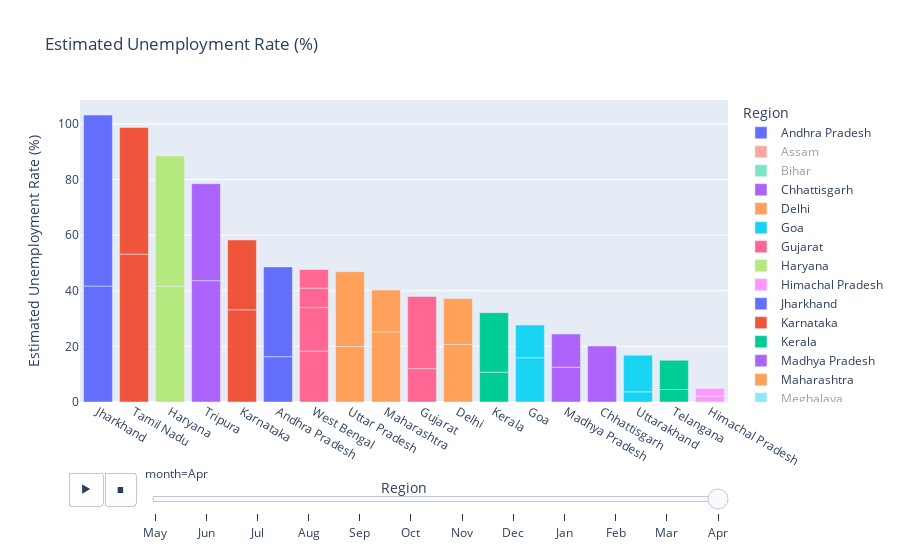

Write notebook code for a chart like this one.
### Code cell
fig.update_layout(xaxis = {"categoryorder":"total descending"})
fig.layout.updatemenus[0].buttons[0].args[1]["frame"]["duration"]=2000
fig.show()

### Figure 1 — Plotly figure (JSON) as saved in the notebook; plotly's stock layout.template omitted (floating-point values rounded to 4 significant figures)
{"data": [{"alignmentgroup": "True", "hovertemplate": "Region=%{x}<br>month=Apr<br>\tEstimated Unemployment Rate (%)=%{y}<extra></extra>", "legendgroup": "Andhra Pradesh", "marker": {"color": "#636efa", "pattern": {"shape": ""}}, "name": "Andhra Pradesh", "offsetgroup": "Andhra Pradesh", "orientation": "v", "showlegend": true, "textposition": "auto", "type": "bar", "visible": true, "x": ["Andhra Pradesh", "Andhra Pradesh"], "xaxis": "x", "y": [16.29, 32.3], "yaxis": "y"}, {"alignmentgroup": "True", "hovertemplate": "Region=%{x}<br>month=Apr<br>\tEstimated Unemployment Rate (%)=%{y}<extra></extra>", "legendgroup": "Assam", "marker": {"color": "#EF553B", "pattern": {"shape": ""}}, "name": "Assam", "offsetgroup": "Assam", "orientation": "v", "showlegend": true, "textposition": "auto", "type": "bar", "visible": "legendonly", "x": ["Assam"], "xaxis": "x", "y": [8.37], "yaxis": "y"}, {"alignmentgroup": "True", "hovertemplate": "Region=%{x}<br>month=Apr<br>\tEstimated Unemployment Rate (%)=%{y}<extra></extra>", "legendgroup": "Bihar", "marker": {"color": "#00cc96", "pattern": {"shape": ""}}, "name": "Bihar", "offsetgroup": "Bihar", "orientation": "v", "showlegend": true, "textposition": "auto", "type": "bar", "visible": "legendonly", "x": ["Bihar", "Bihar"], "xaxis": "x", "y": [45.09, 58.77], "yaxis": "y"}, {"alignmentgroup": "True", "hovertemplate": "Region=%{x}<br>month=Apr<br>\tEstimated Unemployment Rate (%)=%{y}<extra></extra>", "legendgroup": "Chhattisgarh", "marker": {"color": "#ab63fa", "pattern": {"shape": ""}}, "name": "Chhattisgarh", "offsetgroup": "Chhattisgarh", "orientation": "v", "showlegend": true, "textposition": "auto", "type": "bar", "x": ["Chhattisgarh", "Chhattisgarh"], "xaxis": "x", "y": [0, 20.13], "yaxis": "y"}, {"alignmentgroup": "True", "hovertemplate": "Region=%{x}<br>month=Apr<br>\tEstimated Unemployment Rate (%)=%{y}<extra></extra>", "legendgroup": "Delhi", "marker": {"color": "#FFA15A", "pattern": {"shape": ""}}, "name": "Delhi", "offsetgroup": "Delhi", "orientation": "v", "showlegend": true, "textposition": "auto", "type": "bar", "x": ["Delhi", "Delhi"], "xaxis": "x", "y": [20.69, 16.51], "yaxis": "y"}, {"alignmentgroup": "True", "hovertemplate": "Region=%{x}<br>month=Apr<br>\tEstimated Unemployment Rate (%)=%{y}<extra></extra>", "legendgroup": "Goa", "marker": {"color": "#19d3f3", "pattern": {"shape": ""}}, "name": "Goa", "offsetgroup": "Goa", "orientation": "v", "showlegend": true, "textposition": "auto", "type": "bar", "x": ["Goa", "Goa"], "xaxis": "x", "y": [15.91, 11.76], "yaxis": "y"}, {"alignmentgroup": "True", "hovertemplate": "Region=%{x}<br>month=Apr<br>\tEstimated Unemployment Rate (%)=%{y}<extra></extra>", "legendgroup": "Gujarat", "marker": {"color": "#FF6692", "pattern": {"shape": ""}}, "name": "Gujarat", "offsetgroup": "Gujarat", "orientation": "v", "showlegend": true, "textposition": "auto", "type": "bar", "x": ["Gujarat", "Gujarat"], "xaxis": "x", "y": [12, 25.94], "yaxis": "y"}, {"alignmentgroup": "True", "hovertemplate": "Region=%{x}<br>month=Apr<br>\tEstimated Unemployment Rate (%)=%{y}<extra></extra>", "legendgroup": "Haryana", "marker": {"color": "#B6E880", "pattern": {"shape": ""}}, "name": "Haryana", "offsetgroup": "Haryana", "orientation": "v", "showlegend": true, "textposition": "auto", "type": "bar", "x": ["Haryana", "Haryana"], "xaxis": "x", "y": [41.61, 46.89], "yaxis": "y"}, {"alignmentgroup": "True", "hovertemplate": "Region=%{x}<br>month=Apr<br>\tEstimated Unemployment Rate (%)=%{y}<extra></extra>", "legendgroup": "Himachal Pradesh", "marker": {"color": "#FF97FF", "pattern": {"shape": ""}}, "name": "Himachal Pradesh", "offsetgroup": "Himachal Pradesh", "orientation": "v", "showlegend": true, "textposition": "auto", "type": "bar", "x": ["Himachal Pradesh", "Himachal Pradesh"], "xaxis": "x", "y": [2.13, 2.7], "yaxis": "y"}, {"alignmentgroup": "True", "hovertemplate": "Region=%{x}<br>month=Apr<br>\tEstimated Unemployment Rate (%)=%{y}<extra></extra>", "legendgroup": "Jharkhand", "marker": {"color": "#636efa", "pattern": {"shape": ""}}, "name": "Jharkhand", "offsetgroup": "Jharkhand", "orientation": "v", "showlegend": true, "textposition": "auto", "type": "bar", "x": ["Jharkhand", "Jharkhand"], "xaxis": "x", "y": [41.72, 61.48], "yaxis": "y"}, {"alignmentgroup": "True", "hovertemplate": "Region=%{x}<br>month=Apr<br>\tEstimated Unemployment Rate (%)=%{y}<extra></extra>", "legendgroup": "Karnataka", "marker": {"color": "#EF553B", "pattern": {"shape": ""}}, "name": "Karnataka", "offsetgroup": "Karnataka", "orientation": "v", "showlegend": true, "textposition": "auto", "type": "bar", "x": ["Karnataka", "Karnataka"], "xaxis": "x", "y": [33.17, 25.12], "yaxis": "y"}, {"alignmentgroup": "True", "hovertemplate": "Region=%{x}<br>month=Apr<br>\tEstimated Unemployment Rate (%)=%{y}<extra></extra>", "legendgroup": "Kerala", "marker": {"color": "#00cc96", "pattern": {"shape": ""}}, "name": "Kerala", "offsetgroup": "Kerala", "orientation": "v", "showlegend": true, "textposition": "auto", "type": "bar", "x": ["Kerala", "Kerala"], "xaxis": "x", "y": [10.71, 21.43], "yaxis": "y"}, {"alignmentgroup": "True", "hovertemplate": "Region=%{x}<br>month=Apr<br>\tEstimated Unemployment Rate (%)=%{y}<extra></extra>", "legendgroup": "Madhya Pradesh", "marker": {"color": "#ab63fa", "pattern": {"shape": ""}}, "name": "Madhya Pradesh", "offsetgroup": "Madhya Pradesh", "orientation": "v", "showlegend": true, "textposition": "auto", "type": "bar", "x": ["Madhya Pradesh", "Madhya Pradesh"], "xaxis": "x", "y": [12.5, 11.94], "yaxis": "y"}, {"alignmentgroup": "True", "hovertemplate": "Region=%{x}<br>month=Apr<br>\tEstimated Unemployment Rate (%)=%{y}<extra></extra>", "legendgroup": "Maharashtra", "marker": {"color": "#FFA15A", "pattern": {"shape": ""}}, "name": "Maharashtra", "offsetgroup": "Maharashtra", "orientation": "v", "showlegend": true, "textposition": "auto", "type": "bar", "x": ["Maharashtra", "Maharashtra"], "xaxis": "x", "y": [25.28, 14.99], "yaxis": "y"}, {"alignmentgroup": "True", "hovertemplate": "Region=%{x}<br>month=Apr<br>\tEstimated Unemployment Rate (%)=%{y}<extra></extra>", "legendgroup": "Meghalaya", "marker": {"color": "#19d3f3", "pattern": {"shape": ""}}, "name": "Meghalaya", "offsetgroup": "Meghalaya", "orientation": "v", "showlegend": true, "textposition": "auto", "type": "bar", "visible": "legendonly", "x": ["Meghalaya", "Meghalaya"], "xaxis": "x", "y": [8.38, 17.39], "yaxis": "y"}, {"alignmentgroup": "True", "hovertemplate": "Region=%{x}<br>month=Apr<br>\tEstimated Unemployment Rate (%)=%{y}<extra></extra>", "legendgroup": "Odisha", "marker": {"color": "#FF6692", "pattern": {"shape": ""}}, "name": "Odisha", "offsetgroup": "Odisha", "orientation": "v", "showlegend": true, "textposition": "auto", "type": "bar", "visible": "legendonly", "x": ["Odisha", "Odisha"], "xaxis": "x", "y": [24.48, 20.5], "yaxis": "y"}, {"alignmentgroup": "True", "hovertemplate": "Region=%{x}<br>month=Apr<br>\tEstimated Unemployment Rate (%)=%{y}<extra></extra>", "legendgroup": "Puducherry", "marker": {"color": "#B6E880", "pattern": {"shape": ""}}, "name": "Puducherry", "offsetgroup": "Puducherry", "orientation": "v", "showlegend": true, "textposition": "auto", "type": "bar", "visible": "legendonly", "x": ["Puducherry", "Puducherry"], "xaxis": "x", "y": [74.51, 76.74], "yaxis": "y"}, {"alignmentgroup": "True", "hovertemplate": "Region=%{x}<br>month=Apr<br>\tEstimated Unemployment Rate (%)=%{y}<extra></extra>", "legendgroup": "Punjab", "marker": {"color": "#FF97FF", "pattern": {"shape": ""}}, "name": "Punjab", "offsetgroup": "Punjab", "orientation": "v", "showlegend": true, "textposition": "auto", "type": "bar", "visible": "legendonly", "x": ["Punjab", "Punjab"], "xaxis": "x", "y": [3.69, 1.13], "yaxis": "y"}, {"alignmentgroup": "True", "hovertemplate": "Region=%{x}<br>month=Apr<br>\tEstimated Unemployment Rate (%)=%{y}<extra></extra>", "legendgroup": "Rajasthan", "marker": {"color": "#FECB52", "pattern": {"shape": ""}}, "name": "Rajasthan", "offsetgroup": "Rajasthan", "orientation": "v", "showlegend": true, "textposition": "auto", "type": "bar", "visible": "legendonly", "x": ["Rajasthan", "Rajasthan"], "xaxis": "x", "y": [12.25, 35.53], "yaxis": "y"}, {"alignmentgroup": "True", "hovertemplate": "Region=%{x}<br>month=Apr<br>\tEstimated Unemployment Rate (%)=%{y}<extra></extra>", "legendgroup": "Sikkim", "marker": {"color": "#636efa", "pattern": {"shape": ""}}, "name": "Sikkim", "offsetgroup": "Sikkim", "orientation": "v", "showlegend": true, "textposition": "auto", "type": "bar", "visible": "legendonly", "x": ["Sikkim", "Sikkim"], "xaxis": "x", "y": [0, 5.77], "yaxis": "y"}, {"alignmentgroup": "True", "hovertemplate": "Region=%{x}<br>month=Apr<br>\tEstimated Unemployment Rate (%)=%{y}<extra></extra>", "legendgroup": "Tamil Nadu", "marker": {"color": "#EF553B", "pattern": {"shape": ""}}, "name": "Tamil Nadu", "offsetgroup": "Tamil Nadu", "orientation": "v", "showlegend": true, "textposition": "auto", "type": "bar", "x": ["Tamil Nadu", "Tamil Nadu"], "xaxis": "x", "y": [53.19, 45.55], "yaxis": "y"}, {"alignmentgroup": "True", "hovertemplate": "Region=%{x}<br>month=Apr<br>\tEstimated Unemployment Rate (%)=%{y}<extra></extra>", "legendgroup": "Telangana", "marker": {"color": "#00cc96", "pattern": {"shape": ""}}, "name": "Telangana", "offsetgroup": "Telangana", "orientation": "v", "showlegend": true, "textposition": "auto", "type": "bar", "x": ["Telangana", "Telangana"], "xaxis": "x", "y": [4.51, 10.5], "yaxis": "y"}, {"alignmentgroup": "True", "hovertemplate": "Region=%{x}<br>month=Apr<br>\tEstimated Unemployment Rate (%)=%{y}<extra></extra>", "legendgroup": "Tripura", "marker": {"color": "#ab63fa", "pattern": {"shape": ""}}, "name": "Tripura", "offsetgroup": "Tripura", "orientation": "v", "showlegend": true, "textposition": "auto", "type": "bar", "x": ["Tripura", "Tripura"], "xaxis": "x", "y": [43.64, 34.88], "yaxis": "y"}, {"alignmentgroup": "True", "hovertemplate": "Region=%{x}<br>month=Apr<br>\tEstimated Unemployment Rate (%)=%{y}<extra></extra>", "legendgroup": "Uttar Pradesh", "marker": {"color": "#FFA15A", "pattern": {"shape": ""}}, "name": "Uttar Pradesh", "offsetgroup": "Uttar Pradesh", "orientation": "v", "showlegend": true, "textposition": "auto", "type": "bar", "x": ["Uttar Pradesh", "Uttar Pradesh"], "xaxis": "x", "y": [19.92, 26.94], "yaxis": "y"}, {"alignmentgroup": "True", "hovertemplate": "Region=%{x}<br>month=Apr<br>\tEstimated Unemployment Rate (%)=%{y}<extra></extra>", "legendgroup": "Uttarakhand", "marker": {"color": "#19d3f3", "pattern": {"shape": ""}}, "name": "Uttarakhand", "offsetgroup": "Uttarakhand", "orientation": "v", "showlegend": true, "textposition": "auto", "type": "bar", "x": ["Uttarakhand", "Uttarakhand"], "xaxis": "x", "y": [3.66, 13.18], "yaxis": "y"}, {"alignmentgroup": "True", "hovertemplate": "Region=%{x}<br>month=Apr<br>\tEstimated Unemployment Rate (%)=%{y}<extra></extra>", "legendgroup": "West Bengal", "marker": {"color": "#FF6692", "pattern": {"shape": ""}}, "name": "West Bengal", "offsetgroup": "West Bengal", "orientation": "v", "showlegend": true, "textposition": "auto", "type": "bar", "x": ["West Bengal", "West Bengal"], "xaxis": "x", "y": [18.32, 15.63], "yaxis": "y"}, {"alignmentgroup": "True", "hovertemplate": "Region=%{x}<br>month=Mar<br>\tEstimated Unemployment Rate (%)=%{y}<extra></extra>", "legendgroup": "West Bengal", "marker": {"color": "#FF6692", "pattern": {"shape": ""}}, "name": "West Bengal", "offsetgroup": "West Bengal", "orientation": "v", "showlegend": true, "textposition": "auto", "type": "bar", "x": ["West Bengal", "West Bengal"], "xaxis": "x", "y": [7.02, 6.67], "yaxis": "y"}, {"alignmentgroup": "True", "hovertemplate": "Region=%{x}<br>month=Mar<br>\tEstimated Unemployment Rate (%)=%{y}<extra></extra>", "legendgroup": "Chandigarh", "marker": {"color": "#B6E880", "pattern": {"shape": ""}}, "name": "Chandigarh", "offsetgroup": "Chandigarh", "orientation": "v", "showlegend": true, "textposition": "auto", "type": "bar", "visible": "legendonly", "x": ["Chandigarh"], "xaxis": "x", "y": [21.43], "yaxis": "y"}], "layout": {"autosize": true, "barmode": "relative", "legend": {"title": {"text": "Region"}, "tracegroupgap": 0}, "sliders": [{"active": 11, "currentvalue": {"prefix": "month="}, "len": 0.9, "pad": {"b": 10, "t": 60}, "steps": [{"args": [["May"], {"frame": {"duration": 0, "redraw": true}, "fromcurrent": true, "mode": "immediate", "transition": {"duration": 0, "easing": "linear"}}], "label": "May", "method": "animate"}, {"args": [["Jun"], {"frame": {"duration": 0, "redraw": true}, "fromcurrent": true, "mode": "immediate", "transition": {"duration": 0, "easing": "linear"}}], "label": "Jun", "method": "animate"}, {"args": [["Jul"], {"frame": {"duration": 0, "redraw": true}, "fromcurrent": true, "mode": "immediate", "transition": {"duration": 0, "easing": "linear"}}], "label": "Jul", "method": "animate"}, {"args": [["Aug"], {"frame": {"duration": 0, "redraw": true}, "fromcurrent": true, "mode": "immediate", "transition": {"duration": 0, "easing": "linear"}}], "label": "Aug", "method": "animate"}, {"args": [["Sep"], {"frame": {"duration": 0, "redraw": true}, "fromcurrent": true, "mode": "immediate", "transition": {"duration": 0, "easing": "linear"}}], "label": "Sep", "method": "animate"}, {"args": [["Oct"], {"frame": {"duration": 0, "redraw": true}, "fromcurrent": true, "mode": "immediate", "transition": {"duration": 0, "easing": "linear"}}], "label": "Oct", "method": "animate"}, {"args": [["Nov"], {"frame": {"duration": 0, "redraw": true}, "fromcurrent": true, "mode": "immediate", "transition": {"duration": 0, "easing": "linear"}}], "label": "Nov", "method": "animate"}, {"args": [["Dec"], {"frame": {"duration": 0, "redraw": true}, "fromcurrent": true, "mode": "immediate", "transition": {"duration": 0, "easing": "linear"}}], "label": "Dec", "method": "animate"}, {"args": [["Jan"], {"frame": {"duration": 0, "redraw": true}, "fromcurrent": true, "mode": "immediate", "transition": {"duration": 0, "easing": "linear"}}], "label": "Jan", "method": "animate"}, {"args": [["Feb"], {"frame": {"duration": 0, "redraw": true}, "fromcurrent": true, "mode": "immediate", "transition": {"duration": 0, "easing": "linear"}}], "label": "Feb", "method": "animate"}, {"args": [["Mar"], {"frame": {"duration": 0, "redraw": true}, "fromcurrent": true, "mode": "immediate", "transition": {"duration": 0, "easing": "linear"}}], "label": "Mar", "method": "animate"}, {"args": [["Apr"], {"frame": {"duration": 0, "redraw": true}, "fromcurrent": true, "mode": "immediate", "transition": {"duration": 0, "easing": "linear"}}], "label": "Apr", "method": "animate"}], "x": 0.1, "xanchor": "left", "y": 0, "yanchor": "top"}], "title": {"text": "\tEstimated Unemployment Rate (%)"}, "updatemenus": [{"active": 1, "buttons": [{"args": [null, {"frame": {"duration": 2000, "redraw": true}, "fromcurrent": true, "mode": "immediate", "transition": {"duration": 500, "easing": "linear"}}], "label": "&#9654;", "method": "animate"}, {"args": [[null], {"frame": {"duration": 0, "redraw": true}, "fromcurrent": true, "mode": "immediate", "transition": {"duration": 0, "easing": "linear"}}], "label": "&#9724;", "method": "animate"}], "direction": "left", "pad": {"r": 10, "t": 70}, "showactive": false, "type": "buttons", "x": 0.1, "xanchor": "right", "y": 0, "yanchor": "top"}], "xaxis": {"anchor": "y", "autorange": true, "categoryarray": ["Andhra Pradesh", "Assam", "Bihar", "Chhattisgarh", "Delhi", "Goa", "Gujarat", "Haryana", "Himachal Pradesh", "Jammu & Kashmir", "Jharkhand", "Karnataka", "Kerala", "Madhya Pradesh", "Maharashtra", "Meghalaya", "Odisha", "Puducherry", "Punjab", "Rajasthan", "Sikkim", "Tamil Nadu", "Telangana", "Tripura", "Uttar Pradesh", "Uttarakhand", "West Bengal", "Chandigarh"], "categoryorder": "total descending", "domain": [0, 1], "range": [-0.5, 17.5], "title": {"text": "Region"}, "type": "category"}, "yaxis": {"anchor": "x", "autorange": true, "domain": [0, 1], "range": [0, 108.6], "title": {"text": "\tEstimated Unemployment Rate (%)"}, "type": "linear"}}}
